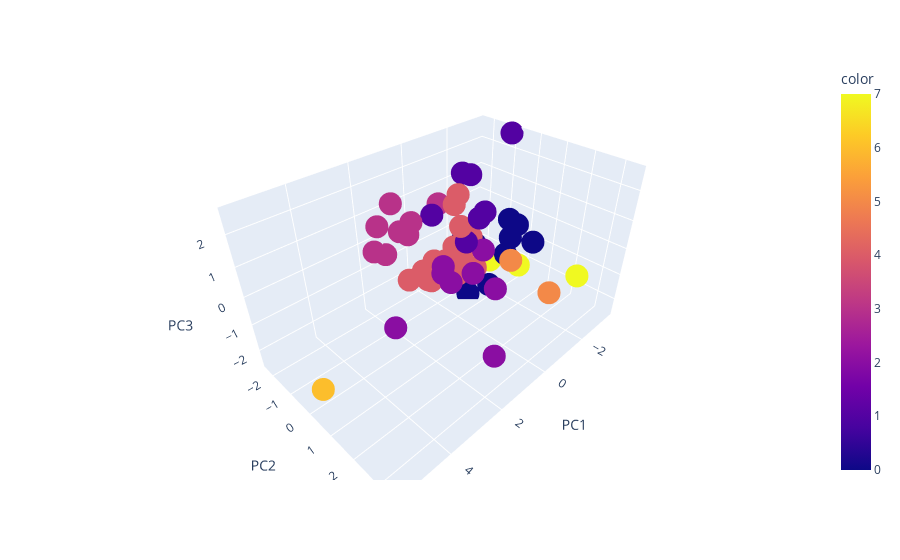

This figure's notebook cell:
### Code cell
fig = px.scatter_3d(new_components, x='PC1', y='PC2', z='PC3', color=cluster_k.labels_)
fig.show()
